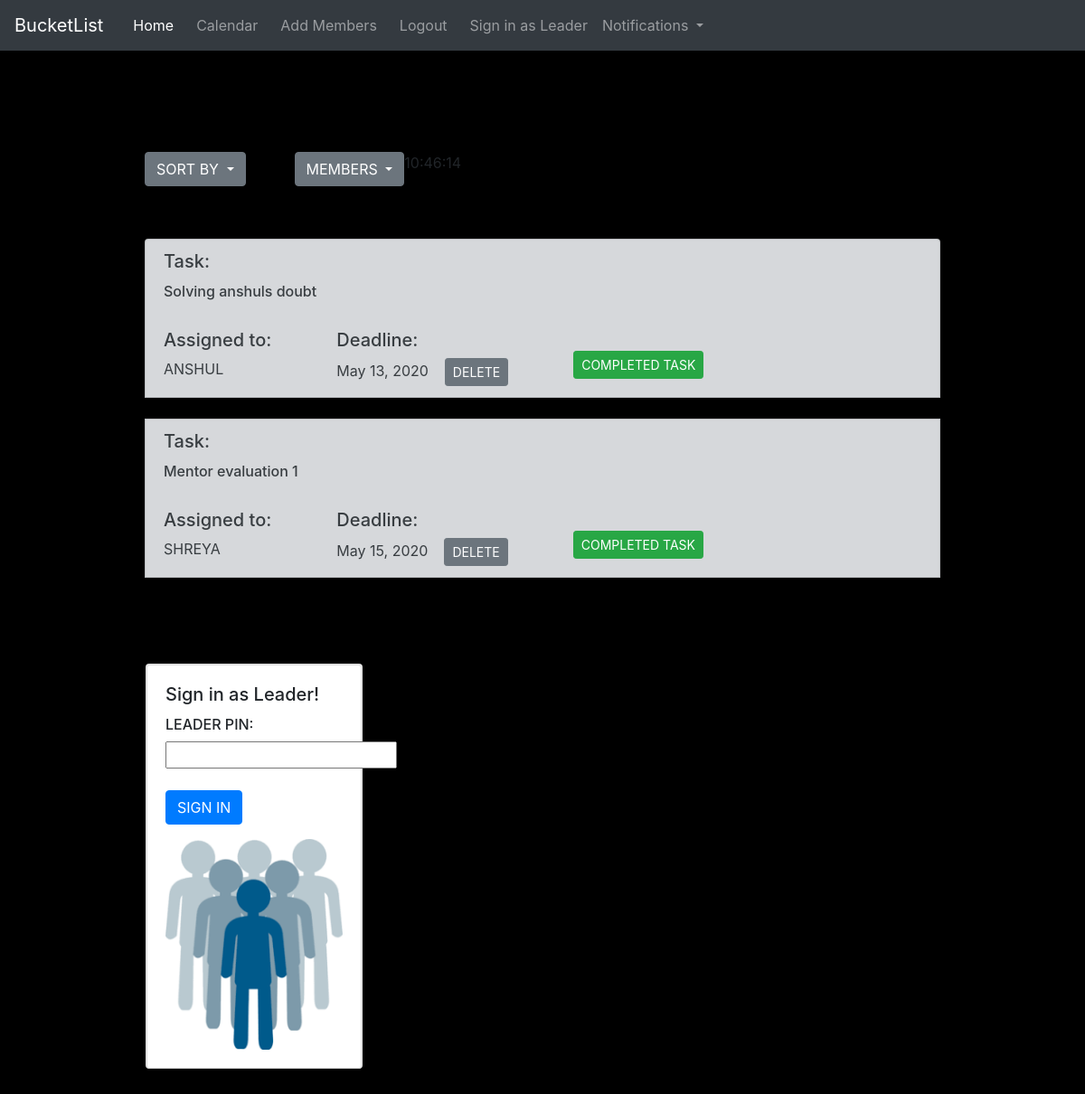
The app's page / (signed in), older data.
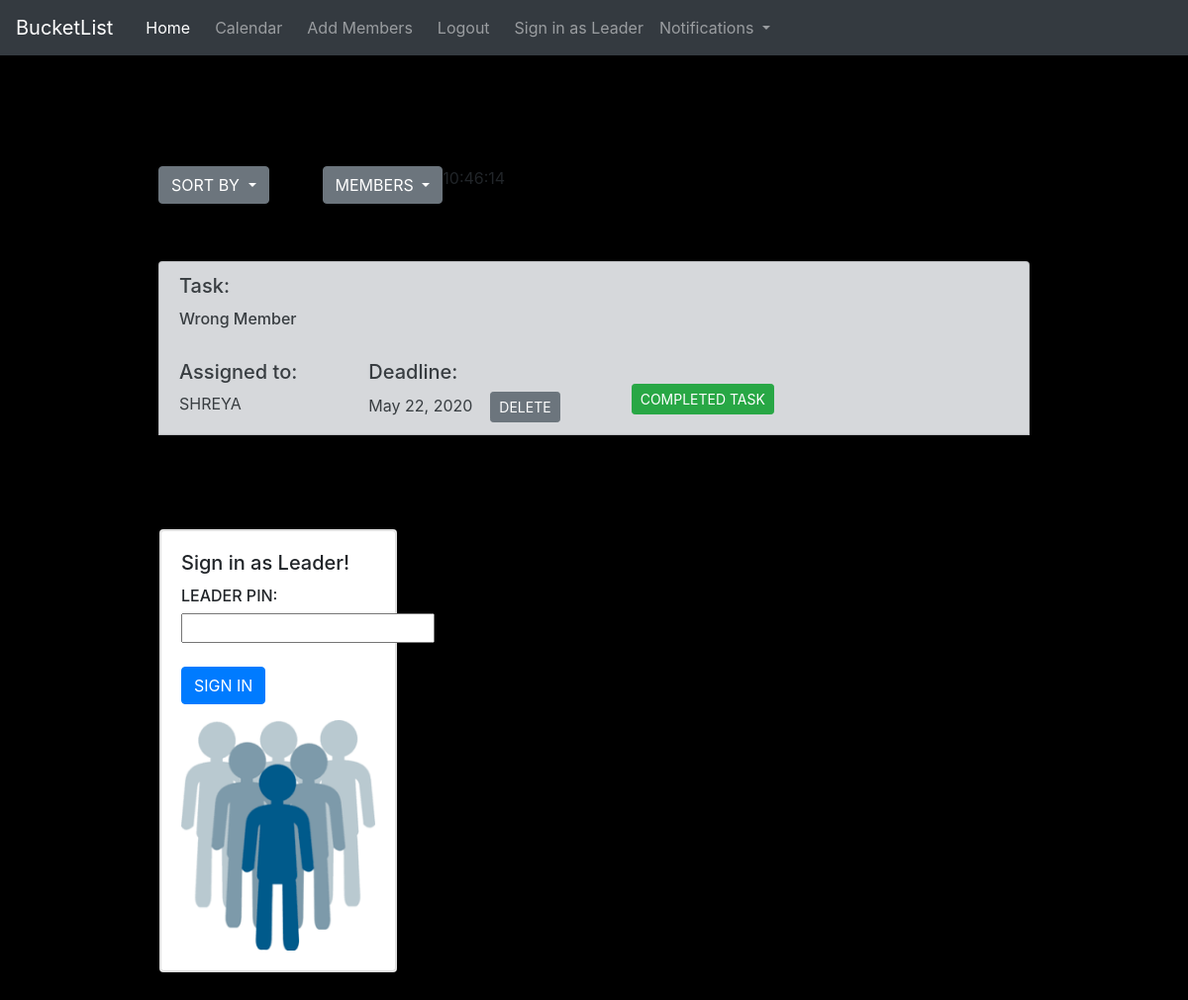
The same page, newer data.
### BucketList/models.py (models this page shows)
class ListItem(models.Model):
	team = models.ForeignKey(User,on_delete=models.CASCADE,blank=True,null=True)
	content = models.CharField(max_length=500,blank=True,null=True,default=None)
	deadline = models.DateField()
	member = models.CharField(max_length=100,blank=True,null=True)
	status=models.TextField(max_length=20,default="Incomplete")

### BucketList/views.py (the view)
# urls.py: path('', views.home),
def home(request, leadsignedin={}):
	context={
	'leadsignedin':False
	}
	if request.user.is_authenticated:
		all_member= Profile.objects.filter(memberid__id=request.user.id)
		all_items = ListItem.objects.filter(team__id=request.user.id)
		allitems = all_items.filter(status="Incomplete")
		TeamLeader= Leader.objects.filter(leaderid__id=request.user.id)
		context.update(leadsignedin)
		return render(request,'BucketList/home.html',{'all':allitems,'all_members':all_member,'teamleader':TeamLeader,'leadsignedin':leadsignedin,'notifs':all_items})
	else:
		return render(request,'BucketList/home.html',{})

### BucketList/Templates/BucketList/home.html (shortened to what the changed rows need)
<DOCTYPE! html>
<html>
<head>
  <link rel="stylesheet" href="https://maxcdn.bootstrapcdn.com/bootstrap/4.0.0/css/bootstrap.min.css">
  <link rel="stylesheet" href="https://maxcdn.bootstrapcdn.com/bootstrap/4.0.0/css/bootstrap.min.css">
  <link rel="stylesheet" href="stylehome.css">
</head>
<body style=" background:black; box-sizing: border-box ;background-attachment: fixed; background-repeat: no-repeat; background-size: cover;" style="background-position: center;">
<div style="margin-left: 10rem; margin-right: 10rem; margin-top: 7rem;">
{% if user.is_authenticated %}
<br>
<br>
<br>
  <ul class="list-group">
  {% if all %}
  {% for item in all %}
  <li class="list-group-item list-group-item-action list-group-item-secondary" >
  <h5 class="card-title">Task:</h5>
  <h6 class="card-text">{{ item.content }}</h6>
  <br>
  <div style="float: left"><h5>Assigned to:</h5>{{ item.member }}&nbsp;&nbsp;</div>
  <div style="float: left;">&nbsp;&nbsp;&nbsp;&nbsp;&nbsp;&nbsp;&nbsp;&nbsp;&nbsp;&nbsp;&nbsp;&nbsp;&nbsp;&nbsp;&nbsp;&nbsp;</div>
  <div style="float: left"><h5>Deadline:</h5> {{ item.deadline }} <form action="/delete/{{ item.id }}/" method="post" style="display:inline">
    <input class="btn btn-secondary btn-sm" type="submit" value="DELETE">
    </form></div><br>
    {% if not leadsignedin %}
    <div style="float: left;">&nbsp;&nbsp;&nbsp;&nbsp;&nbsp;&nbsp;&nbsp;&nbsp;&nbsp;&nbsp;&nbsp;&nbsp;&nbsp;&nbsp;&nbsp;&nbsp;</div>
    <div style="float: left"><form action="/complete/{{ item.id }}/" method="post" style="display:inline">{% csrf_token %}<input class="btn btn-success btn-secondary btn-sm" type="submit" value="COMPLETED TASK">
  </form></div>{% endif %}
  </li><br>
  {% endfor %}
  {% else %}
  <p class="display-4" style="margin-top: 10px; color: DimGrey;font-weight: 500">No Task Pending! WOHOO!</p>
  {% endif %}
  <br>
  </ul>
<br>
<br>
      {% endif %}
</div>
</body>
</html>

Row changes from the older to the newer data that the page shows:
no longer on this page (row edited): ListItem: content "Solving anshuls doubt", member "ANSHUL", deadline "May 13, 2020"
removed ListItem: content "Mentor evaluation 1", member "SHREYA", deadline "May 15, 2020"
added ListItem: content "Wrong Member", member "SHREYA", deadline "May 22, 2020"
